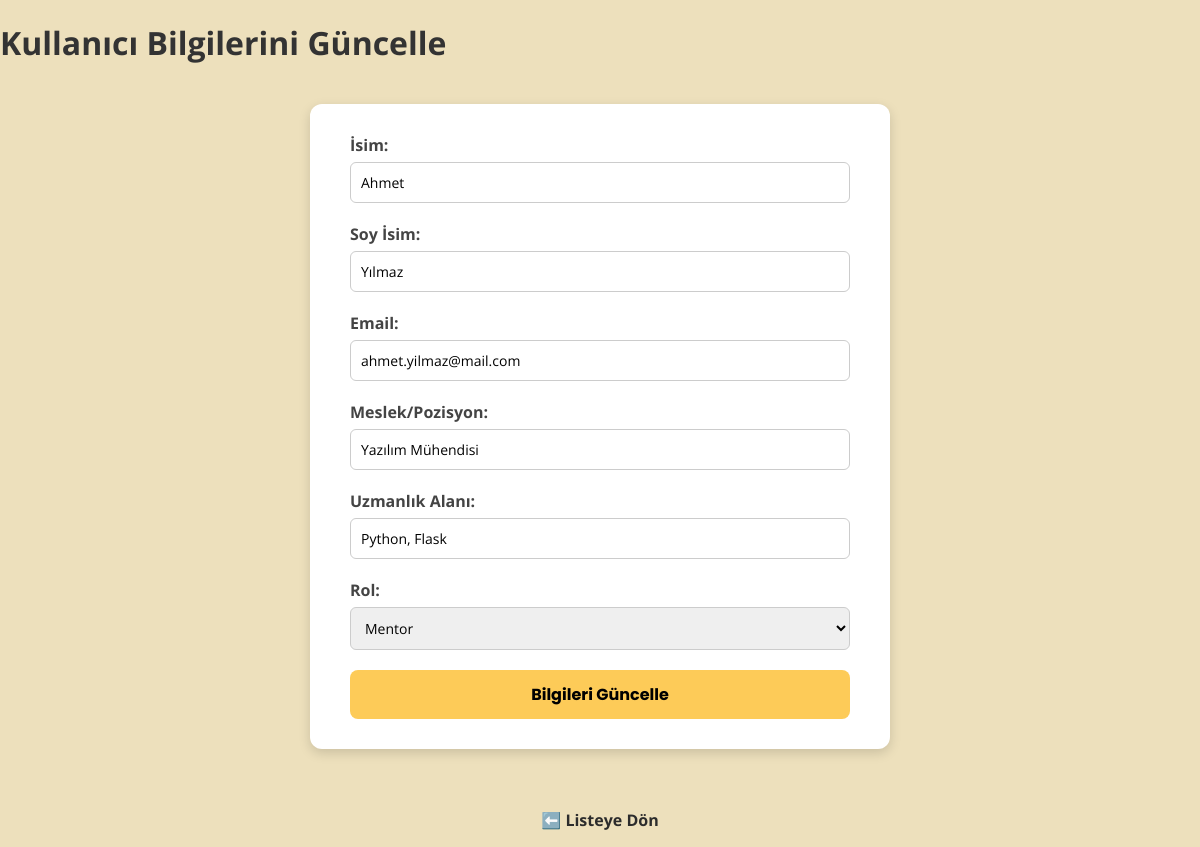
The app's page /edit-user/1, older data.
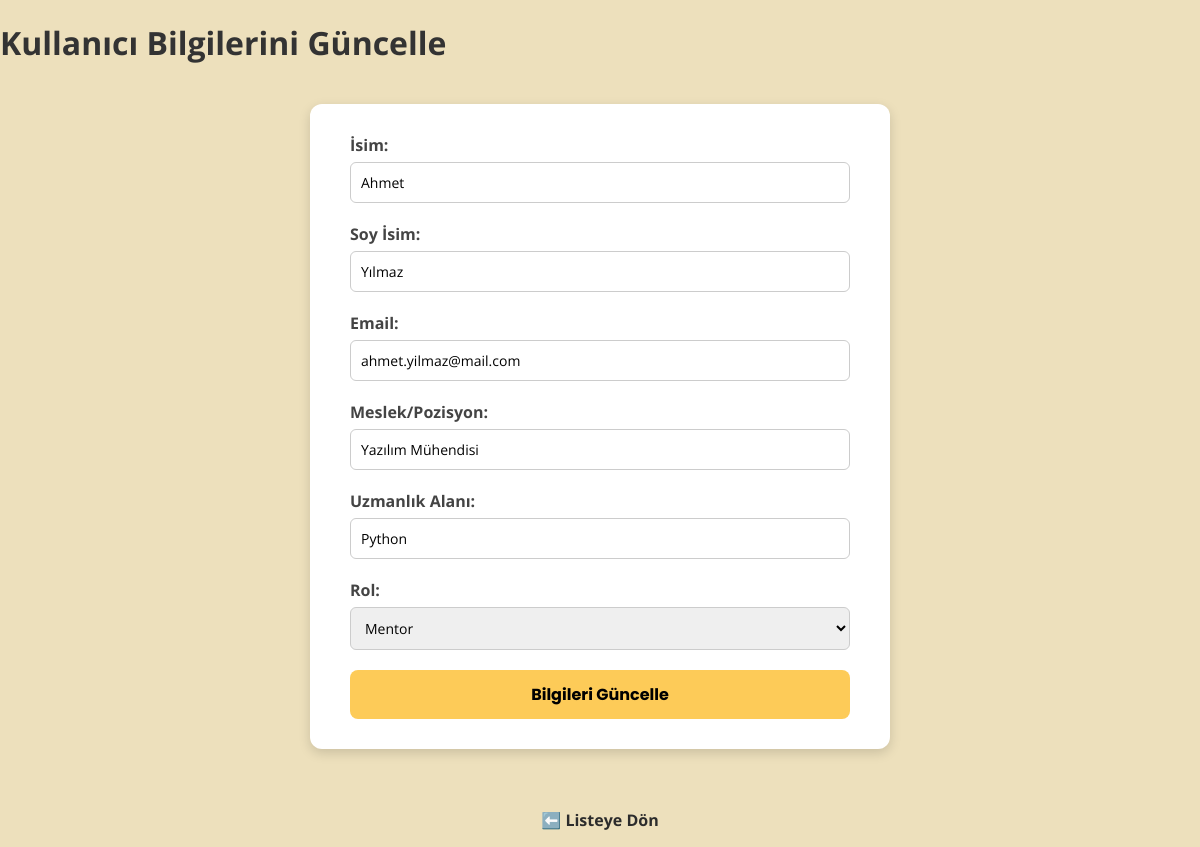
The same page, newer data.
### tables this page shows
CREATE TABLE users (
        id INTEGER PRIMARY KEY AUTOINCREMENT,
        first_name TEXT NOT NULL,
        last_name TEXT NOT NULL,
        email TEXT UNIQUE NOT NULL,
        occupation TEXT NOT NULL,
        skills TEXT NOT NULL,
        role TEXT CHECK(role IN ('mentor', 'mentee')) NOT NULL,
        selectedMentId INTEGER REFERENCES users(id) ON DELETE SET NULL
    );

### routes.py (the view)
@app.route("/edit-user/<int:user_id>", methods=["GET"])
def edit_user_form(user_id):
    conn = get_db_connection()
    cursor = conn.cursor()
    cursor.execute("SELECT * FROM users WHERE id=?", (user_id,))
    row = cursor.fetchone()
    conn.close()
    if row is None:
        return "Kullanıcı bulunamadı!", 404
    return render_template("edit_user.html", user=row)

### database.py (called while the page is built)
def get_db_connection():
    conn = sqlite3.connect('mentorship.db', check_same_thread=False, timeout=10)
    conn.row_factory = sqlite3.Row
    conn.execute("PRAGMA busy_timeout = 5000")
    return conn

### templates/edit_user.html (shortened to what this page needs)
<!DOCTYPE html>
<html lang="tr">
<head>
    <link rel="stylesheet" href="/static/style.css">
</head>
<body>
    <h1>Kullanıcı Bilgilerini Güncelle</h1>
    <div class="form-container">
        <form action="/edit-user/{{ user.id }}" method="POST">
            <label>İsim:</label>
            <input type="text" name="first_name" value="{{ user.first_name }}" required>
            <label>Soy İsim:</label>
            <input type="text" name="last_name" value="{{ user.last_name }}" required>
            <label>Email:</label>
            <input type="email" name="email" value="{{ user.email }}" required>
            <label>Meslek/Pozisyon:</label>
            <input type="text" name="occupation" value="{{ user.occupation }}" required>
            <label id="skills-label">
            </label>
            <input type="text" name="skills" value="{{ user.skills }}" required>
            <label>Rol:</label>
            <select name="role" id="role" onchange="toggleSkillLabel()" required>
                <option value="mentor" {% if user.role == 'mentor' %}selected{% endif %}>Mentor</option>
            </select>
            <button type="submit">Bilgileri Güncelle</button>
        </form>
    </div>
    <p style="text-align: center;"><a href="/list-users">⬅️ Listeye Dön</a></p>
</body>
</html>

Row changes from the older to the newer data that the page shows:
changed users "Ahmet": skills "Python, Flask" → "Python"
